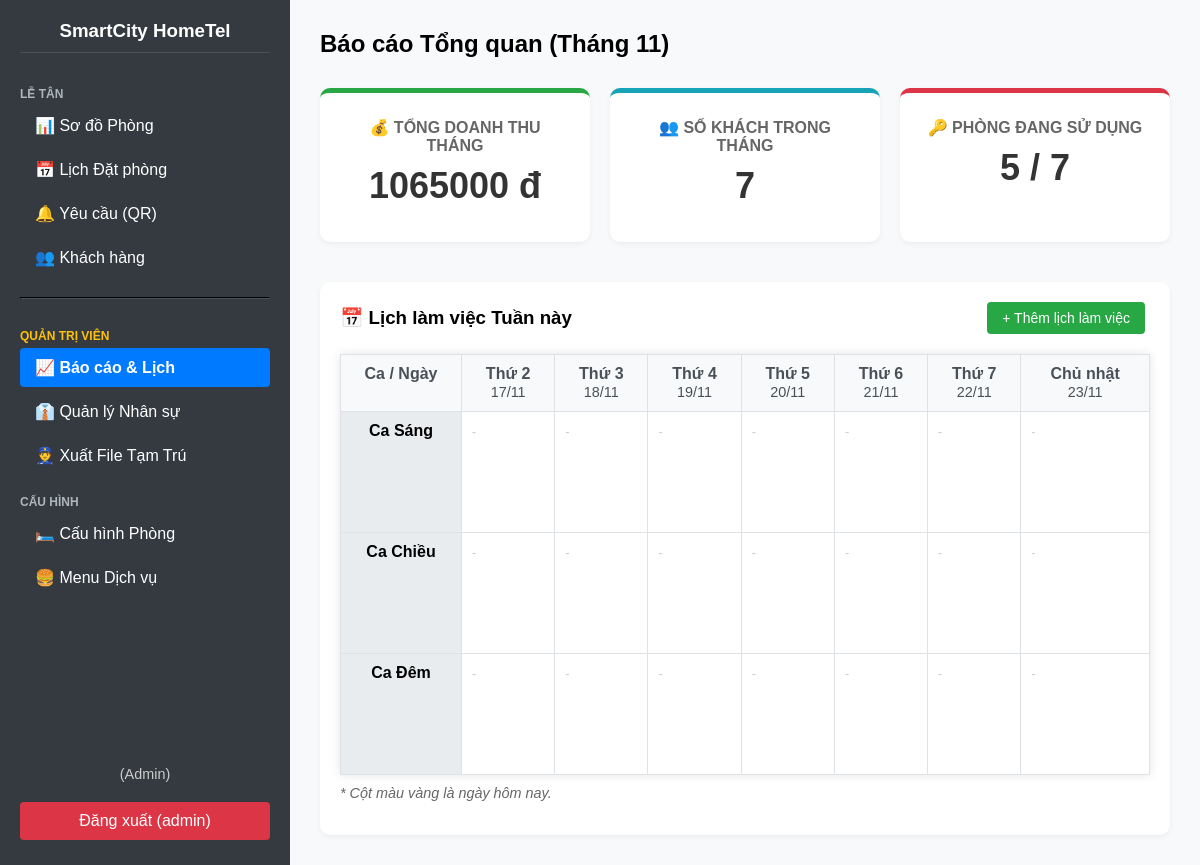
The app's page /management/ (signed in), older data.
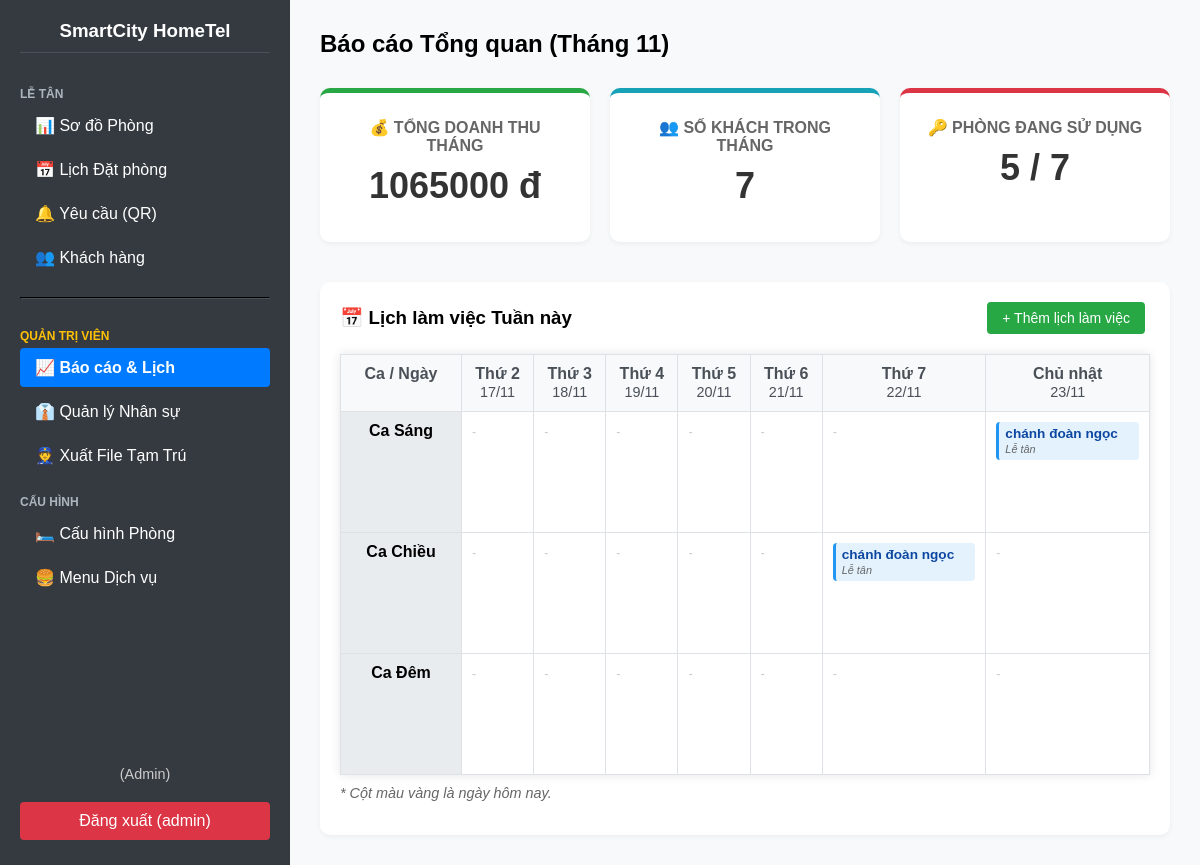
The same page, newer data.
### pms/models.py (models this page shows, shortened)
class StaffSchedule(models.Model):
    ROLE_CHOICES = [
        ('Reception', 'Lễ tân'),
        ('Housekeeping', 'Buồng phòng'),
        ('Guard', 'Bảo vệ'),
    ]
    SHIFT_CHOICES = [
        ('Morning', 'Ca Sáng'),
        ('Afternoon', 'Ca Chiều'),
        ('Night', 'Ca Đêm'),
    ]
    staff_name = models.CharField(max_length=100, verbose_name="Tên Nhân viên")
    role = models.CharField(max_length=20, choices=ROLE_CHOICES, verbose_name="Vị trí")
    date = models.DateField(verbose_name="Ngày làm việc")
    shift = models.CharField(max_length=20, choices=SHIFT_CHOICES, verbose_name="Ca làm việc")
    note = models.TextField(blank=True, null=True, verbose_name="Ghi chú")
    class Meta:
        verbose_name = "8. Lịch làm việc"
        verbose_name_plural = "8. Quản lý Lịch làm việc"
        ordering = ['-date', 'shift']

### pms/views.py (the view)
# urls.py: path('management/', views.management_dashboard, name='management-dashboard'),
@login_required
def management_dashboard(request):
    today = timezone.now()
    current_month = today.month
    current_year = today.year
    occupied_rooms_count = Room.objects.filter(status='Occupied').count()
    guest_count_month = Reservation.objects.filter(
        check_in_date__month=current_month,
        check_in_date__year=current_year
    ).count()
    completed_reservations = Reservation.objects.filter(
        status='Completed',
        check_out_date__month=current_month,
        check_out_date__year=current_year
    )
    total_revenue = 0
    for res in completed_reservations:
        duration = res.check_out_date - res.check_in_date
        nights = duration.days if duration.days > 0 else 1
        room_revenue = nights * res.room.price_per_night
        service_revenue = ServiceCharge.objects.filter(reservation=res).aggregate(Sum('price'))['price__sum'] or 0
        total_revenue += (room_revenue + service_revenue)
    start_of_week = today.date() - timedelta(days=today.weekday())
    week_dates = [start_of_week + timedelta(days=i) for i in range(7)] # Danh sách 7 ngày (T2 -> CN)
    shifts = ['Morning', 'Afternoon', 'Night']
    shift_labels = {'Morning': 'Ca Sáng', 'Afternoon': 'Ca Chiều', 'Night': 'Ca Đêm'}
    timetable = []
    for shift_code in shifts:
        row_data = {
            'label': shift_labels[shift_code],
            'days': []
        }
        for day in week_dates:
            staffs = StaffSchedule.objects.filter(date=day, shift=shift_code)
            row_data['days'].append(staffs)
        timetable.append(row_data)
    context = {
        'page_title': f'Báo cáo Quản trị - Tháng {current_month}',
        'occupied_count': occupied_rooms_count,
        'guest_month_count': guest_count_month,
        'revenue_month': total_revenue,
        'week_dates': week_dates, # Gửi danh sách ngày để làm tiêu đề cột
        'timetable': timetable,   # Dữ liệu bảng
        'today': today.date(),
    }
    return render(request, 'pms/management_dashboard.html', context)

### pms/templates/pms/management_dashboard.html (shortened to what this page needs)
{% extends 'pms/base.html' %}
{% block content %}
    <div style="display: flex; justify-content: space-between; align-items: center; margin-bottom: 30px;">
        <h2 style="margin: 0;">Báo cáo Tổng quan (Tháng {{ today|date:"m" }})</h2>
    </div>
    <div class="stats-grid">
        <div class="stat-card card-revenue">
            <p>💰 Tổng Doanh Thu Tháng</p>
            <h3>{{ revenue_month|floatformat:0 }} đ</h3>
        </div>
        <div class="stat-card card-guest">
            <p>👥 Số Khách Trong Tháng</p>
            <h3>{{ guest_month_count }}</h3>
        </div>
        <div class="stat-card card-room">
            <p>🔑 Phòng Đang Sử Dụng</p>
            <h3>{{ occupied_count }} / 7</h3>
        </div>
    </div>
    <div class="schedule-section">
        <div style="display: flex; justify-content: space-between; align-items: center; margin-bottom: 15px;">
            <h3 style="margin: 0;">📅 Lịch làm việc Tuần này</h3>
            <a href="{% url 'add-staff-schedule' %}" class="btn-action btn-green" style="padding: 8px 15px; font-size: 14px;">
                + Thêm lịch làm việc
            </a>
        </div>
        <table class="schedule-table">
            <thead>
                <tr>
                    <th style="width: 100px;">Ca / Ngày</th>
                    {% for day in week_dates %}
                        <th class="{% if day == today %}today-col{% endif %}">
                            {{ day|date:"l" }}<br>
                            <span style="font-size: 0.9em; font-weight: normal;">{{ day|date:"d/m" }}</span>
                        </th>
                    {% endfor %}
                </tr>
            </thead>
            <tbody>
                {% for row in timetable %}
                <tr>
                    <td class="shift-header">{{ row.label }}</td>
                    {% for cell_staffs in row.days %}
                        <td>
                            {% for staff in cell_staffs %}
                                <div class="staff-tag">
                                    <strong>{{ staff.staff_name }}</strong><br>
                                    <span class="role-label">{{ staff.get_role_display }}</span>
                                </div>
                            {% empty %}
                                <span style="color: #ccc; font-size: 0.8em;">-</span>
                            {% endfor %}
                        </td>
                    {% endfor %}
                </tr>
                {% endfor %}
            </tbody>
        </table>
        <p style="margin-top: 10px; font-size: 0.9em; color: #666; font-style: italic;">* Cột màu vàng là ngày hôm nay.</p>
    </div>
{% endblock %}

Row changes from the older to the newer data that the page shows:
added StaffSchedule: staff_name "chánh đoàn ngọc", role "Lễ tân"
added StaffSchedule: staff_name "chánh đoàn ngọc", role "Lễ tân"
